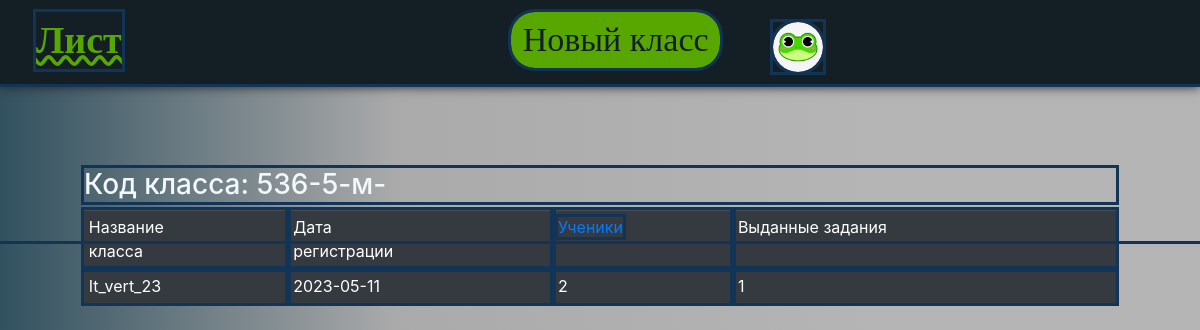
Page /my_classes (signed in) on the committed database.
### data/users.py (models this page shows, shortened)
class User(SqlAlchemyBase, UserMixin):
    __tablename__ = 'users'
    id = sqlalchemy.Column(sqlalchemy.Integer,
                           primary_key=True, autoincrement=True)
    email = sqlalchemy.Column(sqlalchemy.String, index=True, nullable=True)
    hashed_password = sqlalchemy.Column(sqlalchemy.String, nullable=True)
    name = sqlalchemy.Column(sqlalchemy.String, nullable=True)
    surname = sqlalchemy.Column(sqlalchemy.String, nullable=True)
    age = sqlalchemy.Column(sqlalchemy.Integer, nullable=True)
    role = sqlalchemy.Column(sqlalchemy.String, nullable=True, default='human')
    avatar = sqlalchemy.Column(sqlalchemy.String, default='avatar0.jpeg')
    registration_date = sqlalchemy.Column(sqlalchemy.Date, default=datetime.date.today)
    completed_books = sqlalchemy.Column(sqlalchemy.Integer, default=0)
    comments = orm.relationship("Comment", back_populates='user')

### data/classes.py (models this page shows)
class Class(SqlAlchemyBase, UserMixin):
    __tablename__ = 'classes'
    id = sqlalchemy.Column(sqlalchemy.Integer,
                           primary_key=True, autoincrement=True)
    name = sqlalchemy.Column(sqlalchemy.String)
    code_class = sqlalchemy.Column(sqlalchemy.String, index=True, nullable=True)
    students = sqlalchemy.Column(sqlalchemy.String, nullable=True)
    avatar = sqlalchemy.Column(sqlalchemy.String, default='avatar0.jpeg')
    registration_date = sqlalchemy.Column(sqlalchemy.Date, default=datetime.date.today)
    class_leader = sqlalchemy.Column(sqlalchemy.Integer, sqlalchemy.ForeignKey("users.id"))
    user = orm.relationship('User')

### flask_app.py (the view)
@app.route('/my_classes', methods=['GET', 'POST'])
@login_required
def my_classes():
    params = {'is_registered': current_user.is_authenticated,
              'teacher': False,
              'parent': False,
              'student': False}
    available_roles(params)
    classes = db_sess.query(Class).all()
    users = db_sess.query(User).all()
    names = {name.id: (name.surname, name.name) for name in users}
    return render_template("my_classes.html", jobs=classes, names=names, title='Classes', **params)

### flask_app.py (called while the page is built)
def available_roles(params):
    if current_user.is_authenticated:
        if 'teacher' in current_user.role:
            params['teacher'] = True
        if 'parent' in current_user.role:
            params['parent'] = True
        if 'student' in current_user.role:
            params['student'] = True
        params['user_avatar'] = current_user.avatar
        params['username'] = current_user.name

@login_manager.user_loader
def load_user(user_id):
    return db_sess.query(User).get(user_id)

### templates/my_classes.html
{% extends "base.html" %}
{% block role %}
<button class="reg_button" onclick="go_to_href('new_class')">Новый класс</button>
{% endblock %}
{% block content %}
<div class="profile_page">
{% for job in jobs %}
<h3> Код класса: {{ job.code_class }}</h3>
<div class="table_container">
    <table class="table table-dark table-sm">
        <tr class="align-middle my_row">
            <td   >Название <br>класса</td>
            <td  >Дата <br>регистрации</td>
            <td > <a href="/classes/{{job.code_class}}">Ученики</a></td>
            <td   >Выданные задания</td>
        </tr>
        <tr class="align-middle my_row">
            <td >{{ job.name.capitalize() }}</td>
            <td >{{ job.registration_date }}</td>
            <td > {% for st in job.students.split() %}
            {% if loop.last %} {{loop.index}} {% endif %}
                {% endfor %}</td>
            <td >{{ job.id }}</td>
        </tr>
    </table>
</div>
{% endfor %}
</div>
{% endblock %}

### templates/base.html (shortened to what this page needs)
<!DOCTYPE html>
<html lang="en">
<head>
    <link rel="stylesheet" type="text/css" href="{{ url_for( 'static', filename='/css/base.css')}}">
    <link rel="stylesheet" href="https://cdnjs.cloudflare.com/ajax/libs/font-awesome/4.7.0/css/font-awesome.min.css">
    <link rel="stylesheet" href="https://cdn.jsdelivr.net/npm/bootstrap@4.3.1/dist/css/bootstrap.min.css">
</head>
<body>
<header>
    <nav class="heading">
        <a href="/" id="header_title" class="lead">Лист</a>
        {% block role %}{% endblock %}
        {% if is_registered %}
                <a  href="/profile">
                    <img src="{{url_for('static', filename='user_data/' + user_avatar)}}"
                         class="rounded-circle" title="{{username}}" width="50" height="50">
                </a>
        {% else %}
         {% block nav %}
            <button class="reg_button" onclick="go_to_href('age')">Войти</button>
            <button class="reg_button" onclick="go_to_href('age_reg')">Создать аккаунт</button>
        {% endblock %}
        {% endif %}
    </nav>
</header>
<main>
    {% block content %} {% endblock %}
</main>
</body>
</html>

### static/css/base.css (style rules this page uses)
* { outline: solid #123456; }
:root { --viewport-height: 100dvh; --web-ui_button-border-radius: 16px; --color-snow: 19,31,36; --color-snow-always-light: 255,255,255; --color-snow-always-dark: 19,31,36; --color-black-text: 241,247,251; }
html { overflow-scrolling: touch; box-sizing: border-box; overflow-y: scroll; touch-action: manipulation }
@media (min-width: 700px) { html { overflow-scrolling:auto } }
body { background: rgb(19,31,36); background: linear-gradient(90deg, rgba(50,81,95,1) 0%, rgba(123,123,123,0.644782913165266) 33%, rgba(123,123,123,0.5635504201680672) 72%); display: flex; flex-direction: column; flex-wrap: wrap; height: 100vh; justify-content: flex-start; margin: 0px; width: 100vw; color: rgb(var(--color-black-text)); font: 500 17px/20px sans-serif }
@media (min-width: 700px) { body { padding-bottom:var(--onetrust-banner-height,0) } }
header { width: 100vw; position: relative; left: 50%; right: 50%; margin-left: -50vw; margin-right: -50vw; }
.heading { text-align: center; height: inherit; background-color: #131f24; box-shadow: 0 3px 10px; padding: 1vw; position: fixed; top: 0; width: 100%; z-index: 1; }
#header_title { height: inherit; float: left; margin: 0vw 2vw; font-size: calc(14px + 2vw); font-weight: bold; text-decoration: underline wavy; color: #58a700; font-family: 'PenguinAttackCyrillic'; }
.reg_button, .profile_button { height: inherit; background-color: #58a700; text-align: center; border-radius: 2vw; margin-right: 4vw; font-size: calc(10px + 2vw); padding: 0.2% 1%; border: 0; text-decoration: none; color: #131f24; user-select:none; font-family: 'PenguinAttackCyrillic'; }
.profile_page { padding: 7%; margin-top: 7%; font-size: calc(1pem + 2vw); color: rgb(var(--color-black-text)); }

### rows in the picture
User: avatar (placeholder picture)
Class: code_class "536-5-м-", name "It_vert_23", registration_date "2023-05-11", id "1"
